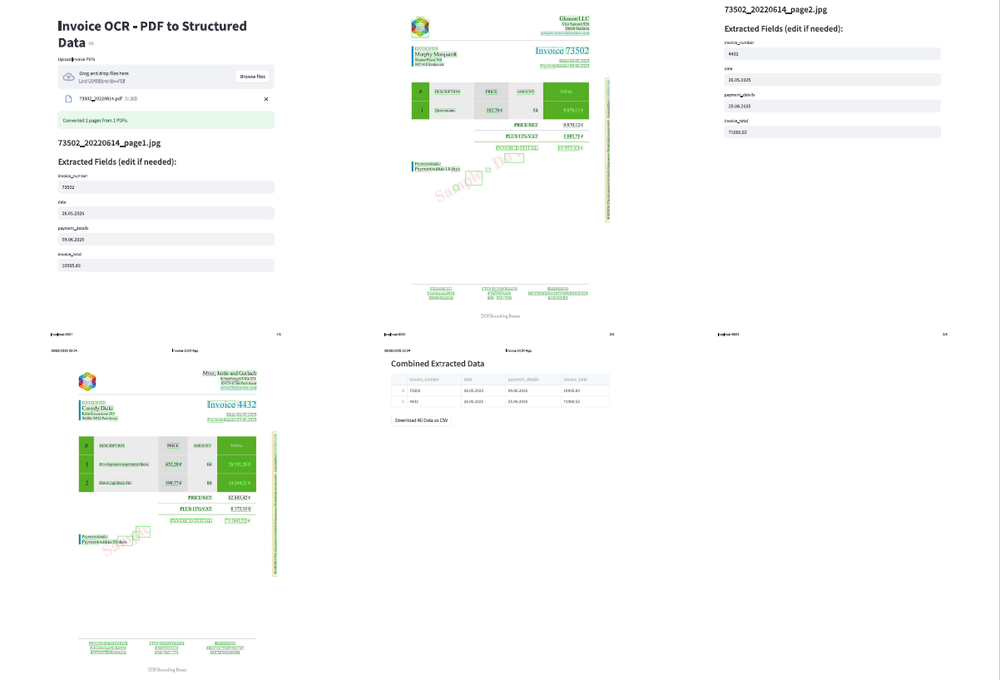
#> input picture images/image.png, 1000 x 680 px, shrunk from 1202 x 817 before the run
$ python -i preprocess.py   (imports and definitions only)
#> lines starting #> are read from the running program, lines starting #| are printed output that depends on the picture; after the words box and inside, x2 and y2 are one past the last pixel; in counts of white or black regions, pixels touching at a corner belong together
#> further down, picture is the input picture: shape (680, 1000, 3); mean B, G, R 250, 251.5, 250
import cv2

def preprocess_image(img):
    gray = cv2.cvtColor(img, cv2.COLOR_BGR2GRAY)
    blur = cv2.GaussianBlur(gray, (5, 5), 0)
    thresh = cv2.adaptiveThreshold(
        blur, 255, cv2.ADAPTIVE_THRESH_GAUSSIAN_C,
        cv2.THRESH_BINARY, 11, 2
    )
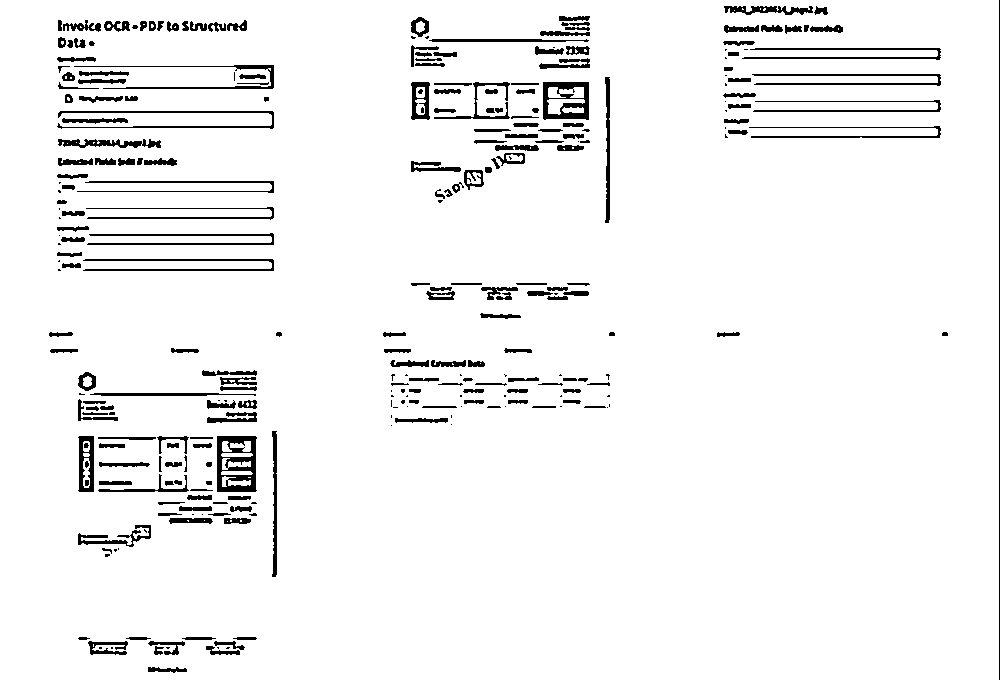
#> thresh: shape (680, 1000); 95.1% white; 295 black regions (73 under 20 px), largest, box (x1, y1, x2, y2) and area: (217, 436, 257, 492) 1382, (543, 82, 589, 120) 999, (57, 111, 274, 129) 843
    return thresh

>>> import cv2
>>> picture = cv2.imread('../images/image.png')
>>> result = preprocess_image(picture)
